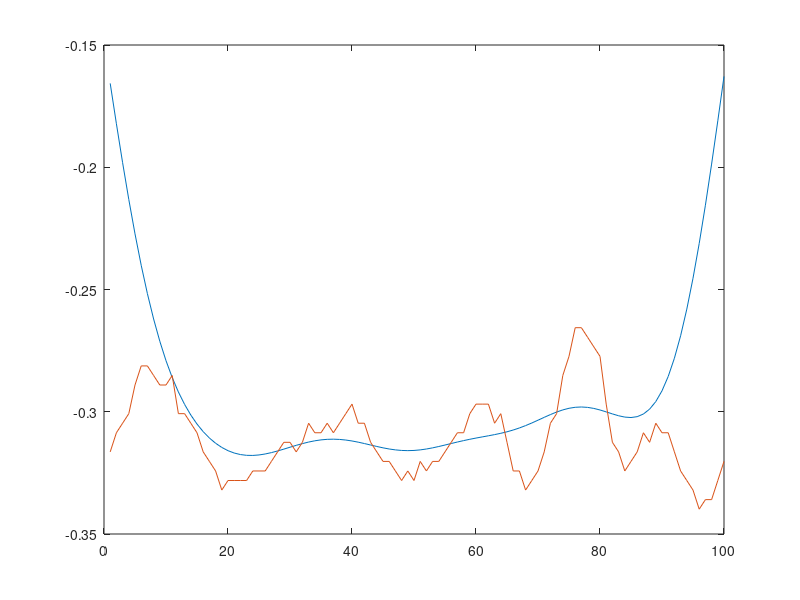

Write the MATLAB code that produced this figure.
close all

% Generate sample data.
vector = [-0.31641,-0.30859,-0.30469,-0.30078,-0.28906,-0.28125,-0.28125,-0.28516,-0.28906,-0.28906,-0.28516,-0.30078,-0.30078,-0.30469,-0.30859,-0.31641,-0.32031,-0.32422,-0.33203,-0.32812,-0.32812,-0.32812,-0.32812,-0.32422,-0.32422,-0.32422,-0.32031,-0.31641,-0.3125,-0.3125,-0.31641,-0.3125,-0.30469,-0.30859,-0.30859,-0.30469,-0.30859,-0.30469,-0.30078,-0.29688,-0.30469,-0.30469,-0.3125,-0.31641,-0.32031,-0.32031,-0.32422,-0.32812,-0.32422,-0.32812,-0.32031,-0.32422,-0.32031,-0.32031,-0.31641,-0.3125,-0.30859,-0.30859,-0.30078,-0.29688,-0.29688,-0.29688,-0.30469,-0.30078,-0.3125,-0.32422,-0.32422,-0.33203,-0.32812,-0.32422,-0.31641,-0.30469,-0.30078,-0.28516,-0.27734,-0.26562,-0.26562,-0.26953,-0.27344,-0.27734,-0.29688,-0.3125,-0.31641,-0.32422,-0.32031,-0.31641,-0.30859,-0.3125,-0.30469,-0.30859,-0.30859,-0.31641,-0.32422,-0.32812,-0.33203,-0.33984,-0.33594,-0.33594,-0.32812,-0.32031]


% plot(vector, 'r-', 'linewidth', 3);
% set(gcf, 'Position', get(0,'Screensize')); % Maximize figure.
% 
% % Construct blurring window.
% windowWidth = int16(10);
% halfWidth = windowWidth / 2;
% gaussFilter = gausswin(10);
% gaussFilter = gaussFilter / sum(gaussFilter); % Normalize.
% 
% % Do the blur.
% smoothedVector = conv(vector, gaussFilter)
% 
% % plot it.
% hold on;
% plot(smoothedVector(halfWidth:end-halfWidth), 'b-', 'linewidth', 3);
% 
% 
% figure;
% [b,a] = ellip(3,0.01,100,0.05);
% freqz(b,a);
% dataIn = randn(1000,1);
% dataOut = filter(b,a,vector);
% plot(dataOut, 'b-', 'linewidth', 3);
filterSize = 100
alpha = 7


filtere = fspecial('gaussian',[filterSize 1], alpha); % gaussian kernel where s= size of contour
smooth = conv(vector, filtere); % convolution
smooth=smooth((filterSize+1)/2:end-(filterSize-1)/2)

plot(smooth)
hold on
plot(vector)